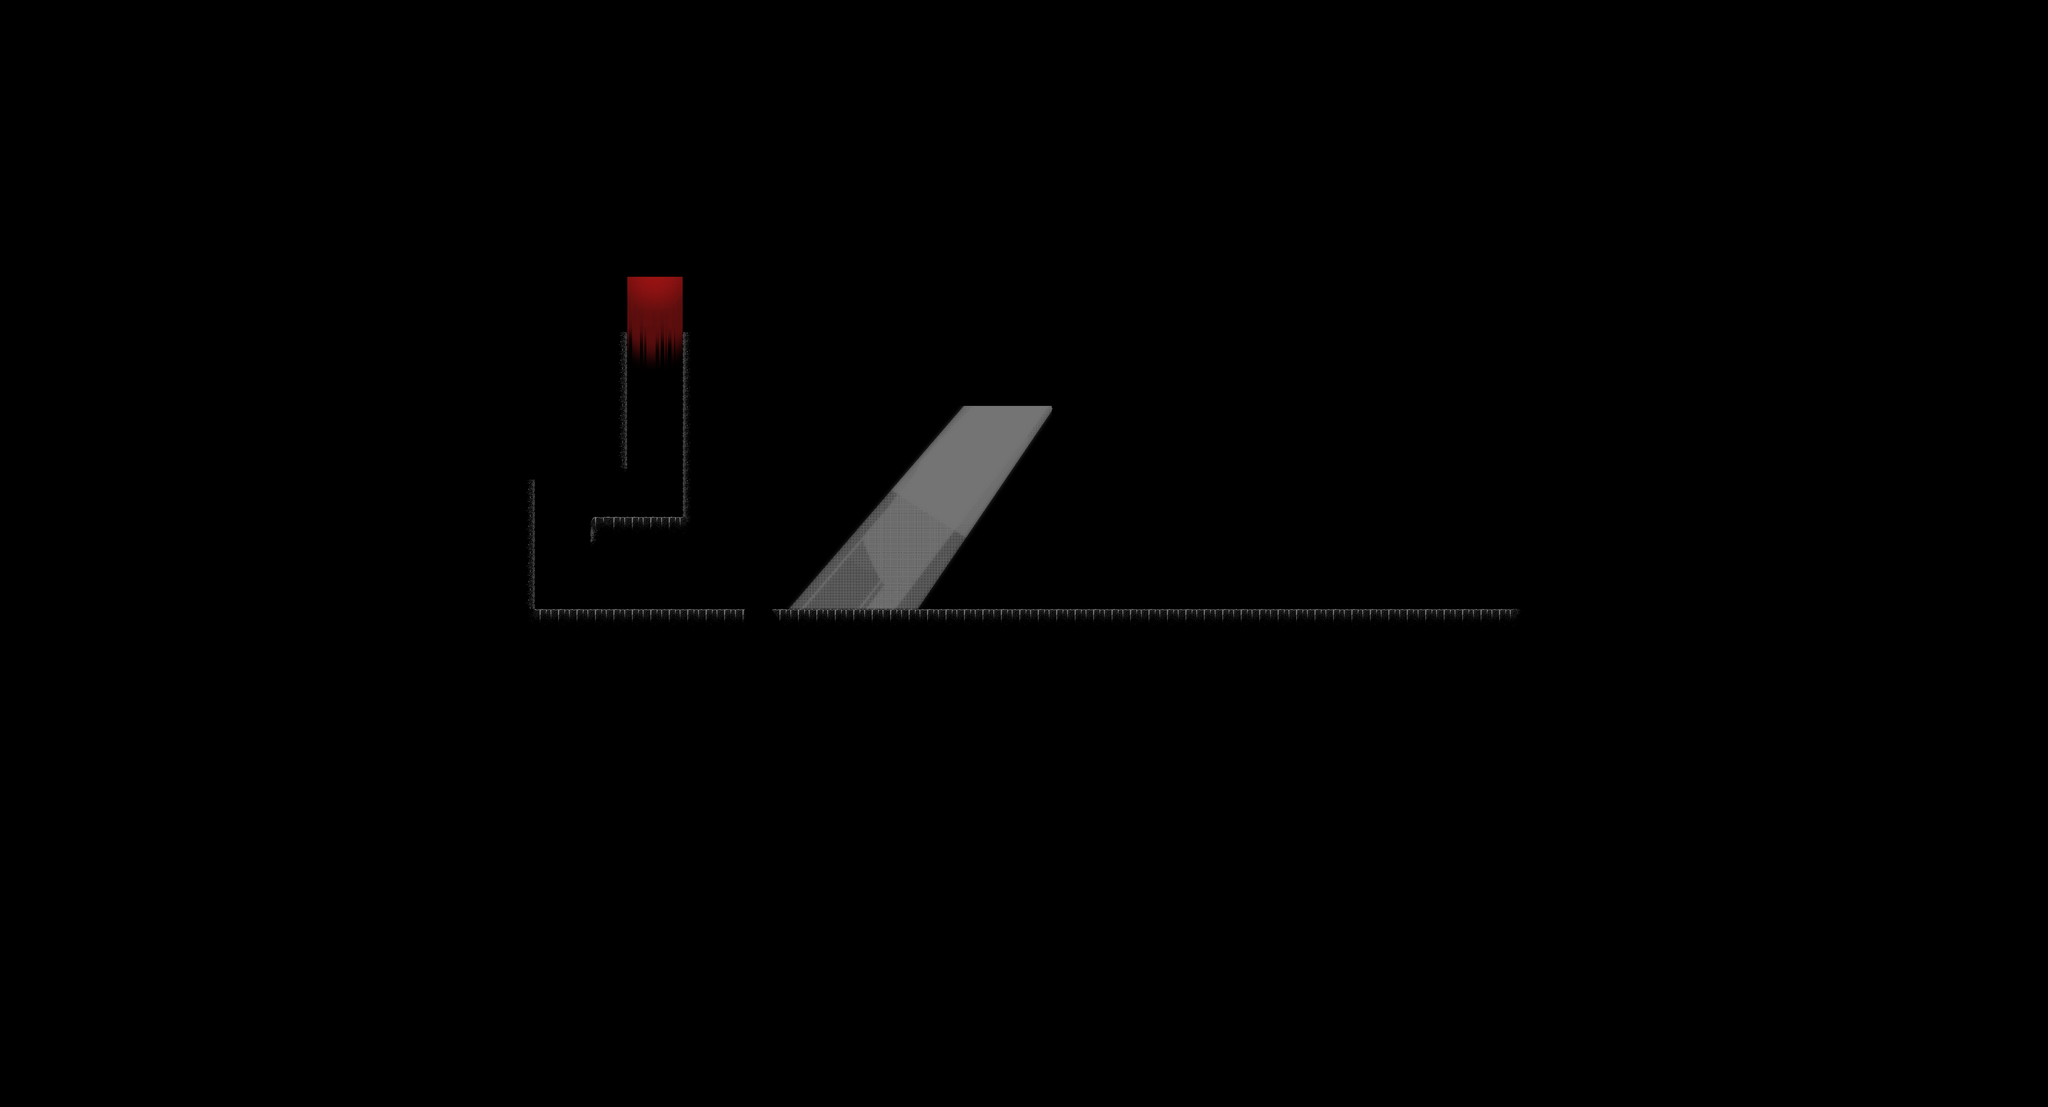

This game map was drawn from its Tiled (.tmx) file and the tilesets committed beside it. A one-line description and the trimmed map source follow:
An orthogonal 111x60 tile map with 64x64 px tiles, 4 tile layers (Props, Lights, Capa de patrones 1, InFrontProps), 10 tilesets and 28 objects.

<map version="1.10" tiledversion="1.11.0" orientation="orthogonal" renderorder="right-down" width="111" height="60" tilewidth="64" tileheight="64" infinite="0" nextlayerid="8" nextobjectid="85">
 <tileset firstgid="1" name="Tileset_Tutorial" tilewidth="64" tileheight="64" tilecount="4" columns="2">
  <image source="Tileset_Tutorial.png" width="128" height="128" />
 </tileset>
 <tileset firstgid="5" source="MapMetadata.tsx" />
 <tileset firstgid="9" name="Tileset_Zona_Onirica" tilewidth="64" tileheight="64" tilecount="64" columns="8">
  <image source="TileSheet_Onirica.png" width="512" height="512" />
 </tileset>
 <tileset firstgid="73" name="Foreground_Onirica" tilewidth="64" tileheight="64" tilecount="220" columns="20">
  <image source="Foreground_Onirica.PNG" width="1280" height="720" />
 </tileset>
 <tileset firstgid="293" name="Props" tilewidth="64" tileheight="64" tilecount="64" columns="8">
  <image source="props_Onirica.png" width="512" height="512" />
 </tileset>
 <tileset firstgid="357" name="TileSheet_Capa 1" tilewidth="64" tileheight="64" tilecount="64" columns="8">
  <image source="TileSheet_Capa 1.png" width="512" height="512" />
 </tileset>
 <tileset firstgid="421" name="Foreground" tilewidth="64" tileheight="64" tilecount="220" columns="20">
  <image source="Props&amp;Objects/Foreground.PNG" width="1280" height="720" />
 </tileset>
 <tileset firstgid="641" name="Props" tilewidth="64" tileheight="64" tilecount="64" columns="8">
  <image source="props_Capa 1.png" width="512" height="512" />
 </tileset>
 <tileset firstgid="705" name="LuzRoja" tilewidth="64" tileheight="64" tilecount="15" columns="3">
  <image source="LuzRoja.PNG" width="192" height="322" />
 </tileset>
 <tileset firstgid="720" name="Luz" tilewidth="64" tileheight="64" tilecount="220" columns="20">
  <image source="Luz.PNG" width="1280" height="720" />
 </tileset>
 <layer id="6" name="Props" width="111" height="60">
  <properties>
   <property name="Draw" type="bool" value="true" />
  </properties>
  <data>[6660 cells, 2823 non-empty, 66 distinct tile ids]</data>
 </layer>
 <layer id="7" name="Lights" width="111" height="60">
  <properties>
   <property name="PostDraw" type="bool" value="true" />
  </properties>
  <data>[6660 cells, 187 non-empty, 187 distinct tile ids]</data>
 </layer>
 <layer id="1" name="Capa de patrones 1" width="111" height="60">
  <properties>
   <property name="Draw" type="bool" value="true" />
  </properties>
  <data>[6660 cells, 6484 non-empty, 16 distinct tile ids]</data>
 </layer>
 <layer id="4" name="InFrontProps" width="111" height="60">
  <properties>
   <property name="PostDraw" type="bool" value="true" />
  </properties>
  <data>[6660 cells, 2808 non-empty, 200 distinct tile ids]</data>
 </layer>
 <objectgroup id="3" name="ClimbingWall">
  <object id="75" x="1792" y="1664" width="64" height="448" />
  <object id="76" x="2112" y="960" width="64" height="704" />
  <object id="77" x="2368" y="960" width="64" height="832" />
  <object id="78" x="2048" y="1792" width="64" height="128" />
 </objectgroup>
 <objectgroup id="2" name="Collisions">
  <object id="55" x="1792" y="2112" width="4032" height="64" />
  <object id="56" x="4096" y="1856" width="1728" height="64" />
  <object id="57" x="4032" y="1792" width="64" height="64" />
  <object id="58" x="3968" y="1728" width="64" height="64" />
  <object id="59" x="3904" y="1664" width="64" height="64" />
  <object id="60" x="3840" y="1600" width="64" height="64" />
  <object id="61" x="3776" y="1536" width="64" height="64" />
  <object id="62" x="3712" y="1472" width="64" height="64" />
  <object id="63" x="3648" y="1408" width="64" height="64" />
  <object id="64" x="2880" y="1344" width="768" height="64" />
  <object id="65" x="2816" y="1408" width="128" height="128" />
  <object id="66" x="2752" y="1472" width="64" height="64" />
  <object id="67" x="2688" y="1536" width="64" height="64" />
  <object id="68" x="2624" y="1600" width="64" height="64" />
  <object id="69" x="2560" y="1664" width="64" height="64" />
  <object id="70" x="2496" y="1728" width="64" height="64" />
  <object id="71" x="2432" y="1792" width="64" />
  <object id="72" x="2432" y="1792" width="64" height="64" />
  <object id="73" x="2112" y="1792" width="320" height="128" />
  <object id="81" x="1856" y="1600" width="256" height="64" />
  <object id="83" x="5760" y="1920" width="64" height="192" />
  <object id="84" x="2112" y="896" width="320" height="64" />
 </objectgroup>
 <objectgroup id="5" name="LevelChanger">
  <object id="74" x="2176" y="960" width="192" height="128" />
  <object id="79" x="5312" y="1920" width="64" height="192" />
 </objectgroup>
</map>
